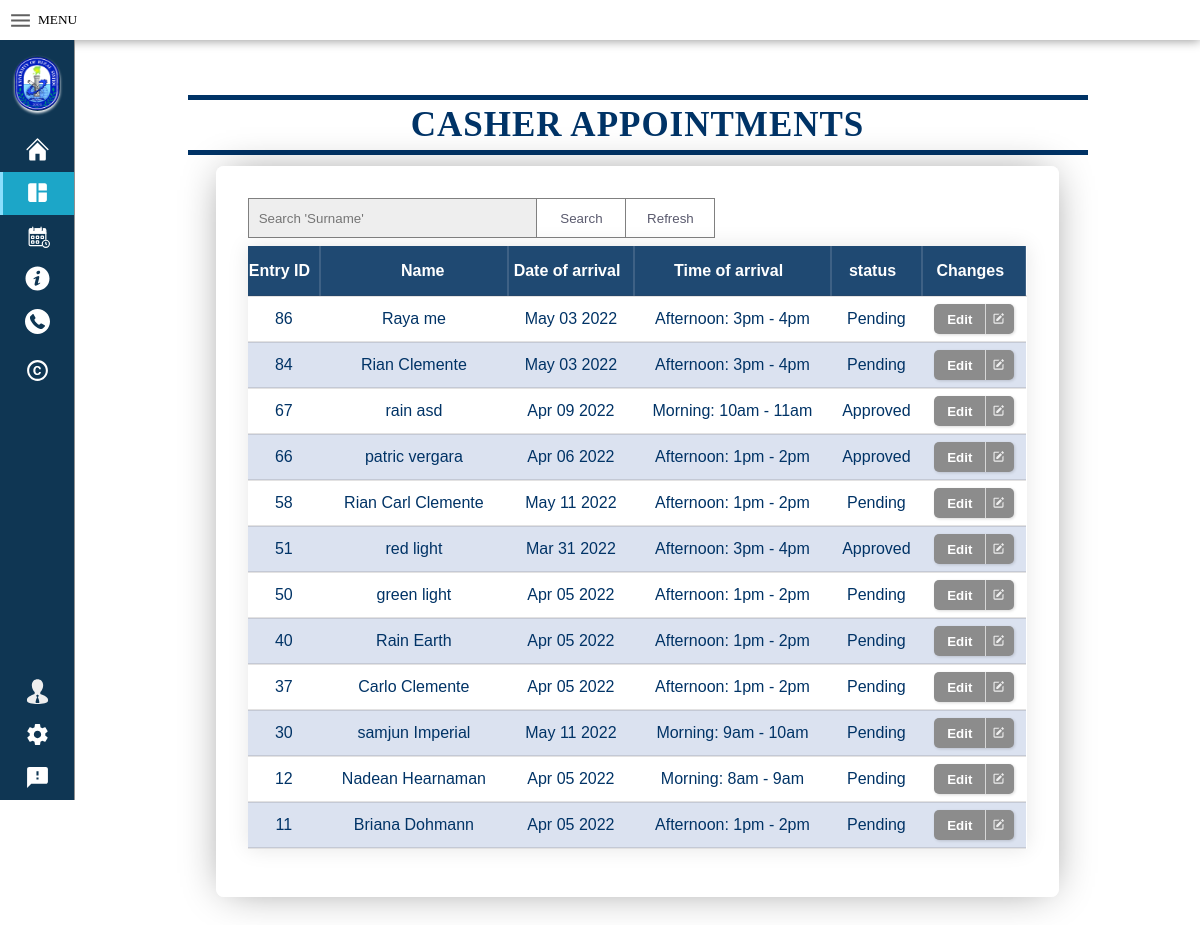
The app's page /Casher_appointment_list.php with its own data.
### tables this page shows
CREATE TABLE `stakeholders` (
  `id` int(11) NOT NULL,
  `first_name` varchar(20) NOT NULL,
  `last_name` varchar(20) NOT NULL,
  `category` varchar(50) NOT NULL,
  `address` varchar(20) NOT NULL,
  `contact_No` varchar(11) NOT NULL,
  `email` varchar(50) NOT NULL,
  `time` varchar(20) NOT NULL,
  `office` varchar(20) NOT NULL,
  `purpose_of_appoint` varchar(100) NOT NULL,
  `status` varchar(20) NOT NULL,
  `date` date NOT NULL,
  `validity_of_QR` date NOT NULL,
  `added_at` datetime NOT NULL DEFAULT current_timestamp()
);

### Casher_appointment_list.php (the view, shortened to what this page needs)
<?php
$con = connection();
$sql = "SELECT * FROM stakeholders   WHERE office ='Cashier' ORDER BY id DESC";
?>
<!DOCTYPE html>
<html>
<head>
  <link rel="stylesheet" type="text/css" href="CSS/index.css"></link>
  <link rel="stylesheet" type="text/css" href="CSS/view_appointment.css"></link>
</head>
<body>
  <header class="header">
        <button class="menu-icon-btn" data-menu-icon-btn>
          <svg viewBox="0 0 24 24" preserveAspectRatio="xMidYMid meet" focusable="false" class="menu-icon"><g ><path d="M3 18h18v-2H3v2zm0-5h18v-2H3v2zm0-7v2h18V6H3z"></path></g></svg>
          <div class="menu"> MENU</div>  </button>
      <div class="Welcome"><h1> Welcome to University of Rizal System Morong</h1></h1></div>
    </header>
        <div class="container">
        <aside class="sidebar" data-sidebar>
          <div class="top-sidebar">
            <a href="#" class="channel-logo"><img src="Picture/urslogo.png" alt="URS Logo" ></a>
          </div>
          <div class="middle-sidebar">
            <ul class="sidebar-list">
              <li class="sidebar-list-item ">
                <a href="#" class="sidebar-link" onclick="window.location.href='index.php '">
                </a>
              </li>
              <li class="sidebar-list-item active">
                <a href="#" class="sidebar-link" onclick="window.location.href='Dashboard.php'">
                  <svg  class="sidebar-icon" viewBox="0 0 24 24" preserveAspectRatio="xMidYMid meet" focusable="false" >
                      <path fill="currentColor" d="M11 21H5c-1.1 0-2-.9-2-2V5c0-1.1.9-2 2-2h6v18zm2 0h6c1.1 0 2-.9 2-2v-7h-8v9zm8-11V5c0-1.1-.9-2-2-2h-6v7h8z"/>
                    </svg>
                </a>
              </li>
              <li class="sidebar-list-item">
                <a href="#" class="sidebar-link" onclick="window.location.href='Schedule.php'">
                </a>
              </li>
              <li class="sidebar-list-item" onclick="window.location.href='About.php'">
                <a href="#" class="sidebar-link">
                </a>
              </li>
              <li class="sidebar-list-item" onclick="window.location.href='Contact.php'">
                <a href="#" class="sidebar-link">
                </a>
              </li>
              <li class="sidebar-list-item">
                <a href="#" class="sidebar-link">
                </a>
              </li>
            </ul>
          </div>
          <div class="bottom-sidebar">
            <ul class="sidebar-list">
              <li class="sidebar-list-item">
                <a href="#" class="sidebar-link" onclick="window.location.href='Login.php'">
                </a>
              </li>
              <li class="sidebar-list-item">
                <a href="#" class="sidebar-link">
                </a>
              </li>
              <li class="sidebar-list-item">
                <a href="#" class="sidebar-link">
                  <svg viewBox="0 0 24 24" preserveAspectRatio="xMidYMid meet" focusable="false" class="sidebar-icon"><g>
                      <path  fill="currentColor" d="M20 2H4c-1.1 0-1.99.9-1.99 2L2 22l4-4h14c1.1 0 2-.9 2-2V4c0-1.1-.9-2-2-2zm-7 12h-2v-2h2v2zm0-4h-2V6h2v4z"></path>
                    </g></svg>
                </a>
              </li>
            </ul>
          </div>
        </aside>
        <div class="view-appoint">
          <div class="txt">Casher Appointments</div>
          <div class="container-view-appointment">
                <?php
                   $client = $con->query($sql);
                   $row = $client->fetch_assoc();
                ?></div>
                 <form action="#form" method="get">
                <div class="search-con">
                  <input type="text" name="search" id="search" placeholder="Search 'Surname'">
                  <button type="submit" class="search-btn"  onclick="changeTxt()" id="changetxt" >Search</button>
                  <button type="refresh" class="refresh-btn"   >Refresh</button>
                </div>
                </form>
            <table>
                <thead>
                  <tr>
                    <th>Entry ID</th>
                    <th Class="name"> Name    </th>
                    <th>Date of arrival</th>
                    <th>Time of arrival</th>
                    <th>status</th>
                    <th>Changes</th>
                  </tr>
                </thead>
                <tbody>
                <?php do{?>
                  <tr class="data">
                    <td> <?php echo $row['id'];?> </td>
                    <td Class="tdname"> <?php echo $row['first_name'];?>
                         <?php echo $row['last_name'];?></td>
                    <td  pattern="mm/dd/yyyy">  <?php $orgDate =  $row['date'];
                                                          $newDate = new DateTime($orgDate);
                                                            echo $newDate->format('M d Y');
                                                    ?></td>
                    <td> <?php echo $row['time'];?></td>
                    <td> <?php echo $row['status'];?></td>
                    <td Class="details">
                        <button class="noselect" onclick="window.location.href='Login_entry.php?ID=<?php echo $row['id'];?>'"><span class='text'>Edit</span>
                        <span class="icon"></span></button>
                        </td>
                  </tr>
                <?php }while($row = $client->fetch_assoc()); ?>
                </tbody>
            </table>
          </div>
        </div>
      </div>
</body>
</html>

### CSS/index.css (style rules this page uses)
body { height: auto; margin: 0; padding:0; font-family: "Montserrat"; }
*, *::before, *::after { box-sizing: border-box; }
:root { --accent-color: #89DFFD; --lightest-gray: rgb(244, 244, 244); --light-gray: rgb(144, 144, 144); --medium-gray: rgb(96, 96, 96); --dark-gray: rgb(13, 13, 13); --header-height: 40px; --animation-duration: 200ms; --animation-timing-curve: ease-in-out; }
.header { display: flex; align-items: center; position: sticky; top: 0; background-color: white; box-shadow: 0 1px 10px 0 rgba(0, 0, 0, .4); padding: 0 .5rem; height: var(--header-height); }
.Welcome { font-family: "Montserrat"; text-align: center; color: #FFF; display: flex; flex-direction: column; align-items: center; justify-content: center; letter-spacing: 1px; margin: 0 auto; }
h1 { background-image: url(https://media.giphy.com/media/26BROrSHlmyzzHf3i/giphy.gif); background-size: cover; color: transparent; -moz-background-clip: text; -webkit-background-clip: text; text-transform: uppercase; font-size: 20px; line-height: .75; margin: 30px 0; }
.menu { line-height: 20px; margin-left: 5px; cursor: pointer; }
.menu-icon-btn { background: none; border: none; padding: 0; margin: 0; align-items: center; font-family: "Montserrat"; display: flex; }
.menu-icon { width: 25px; height: 25px; fill: var(--medium-gray); cursor: pointer; }
.sidebar { flex-shrink: 0; overflow: hidden; width: 75px; border-right: 1px solid var(--light-gray); display: flex; flex-direction: column; height: calc(100vh - var(--header-height)); padding-top: 1rem; align-items: center; justify-content: stretch; transition: width var(--animation-duration) var(--animation-timing-curve); position: sticky; left: 0; top: var(--header-height); background-color: #0F3653; }
.sidebar .top-sidebar { display: flex; flex-direction: column; align-items: center; }
.sidebar .channel-logo { display: block; width: 45px; height: 55px; transition: var(--animation-duration) var(--animation-timing-curve); background-color: transparent; -webkit-box-shadow: 0 0 15px -5px white; -moz-box-shadow: 0 0 15px -5px white; box-shadow:0 2px 3px 0 white; border-radius: 38px; }
.sidebar .channel-logo > img { width: 97%; height: 97%; margin:1.5%; }
.middle-sidebar { overflow-y: auto; overflow-x: hidden; flex-grow: 1; margin: 2.7rem 0; box-sizing: border-box; }
.middle-sidebar, .bottom-sidebar { width: 100%; }
.container { display: flex; box-sizing: border-box; }
.sidebar-list { margin: 0; padding: 0; display: flex; flex-direction: column; align-items: center; list-style: none; }
.sidebar-icon { width: 25px; height: 25px; flex-shrink: 0; }
.sidebar-link { display: flex; width: 100%; padding: .5rem 0; color: white; text-decoration: none; align-items: center; padding-left: 25px; }
.sidebar-list-item { position: relative; width: 100%; color: lightgrey; }
.sidebar-list-item.active { fill: var(--accent-color); background-color: #1CA6C8; }
.sidebar-list-item.active::before { content: ""; background-color: var(--accent-color); height: 100%; left: 0; width: 3px; position: absolute; }
.sidebar .top-sidebar { height: 30px; transition: height var(--animation-duration) var(--animation-timing-curve); }
li { padding-bottom: 2px; }

### records on screen
stakeholders: id "86", first_name "Raya", last_name "me", date "May 03 2022", time "Afternoon: 3pm - 4pm", status "Pending"
stakeholders: id "84", first_name "Rian", last_name "Clemente", date "May 03 2022", time "Afternoon: 3pm - 4pm", status "Pending"
stakeholders: id "67", first_name "rain", last_name "asd", date "Apr 09 2022", time "Morning: 10am - 11am", status "Approved"
stakeholders: id "66", first_name "patric", last_name "vergara", date "Apr 06 2022", time "Afternoon: 1pm - 2pm", status "Approved"
stakeholders: id "58", first_name "Rian Carl", last_name "Clemente", date "May 11 2022", time "Afternoon: 1pm - 2pm", status "Pending"
stakeholders: id "51", first_name "red", last_name "light", date "Mar 31 2022", time "Afternoon: 3pm - 4pm", status "Approved"
stakeholders: id "50", first_name "green", last_name "light", date "Apr 05 2022", time "Afternoon: 1pm - 2pm", status "Pending"
stakeholders: id "40", first_name "Rain", last_name "Earth", date "Apr 05 2022", time "Afternoon: 1pm - 2pm", status "Pending"
stakeholders: id "37", first_name "Carlo", last_name "Clemente", date "Apr 05 2022", time "Afternoon: 1pm - 2pm", status "Pending"
stakeholders: id "30", first_name "samjun", last_name "Imperial", date "May 11 2022", time "Morning: 9am - 10am", status "Pending"
stakeholders: id "12", first_name "Nadean", last_name "Hearnaman", date "Apr 05 2022", time "Morning: 8am - 9am", status "Pending"
stakeholders: id "11", first_name "Briana", last_name "Dohmann", date "Apr 05 2022", time "Afternoon: 1pm - 2pm", status "Pending"
